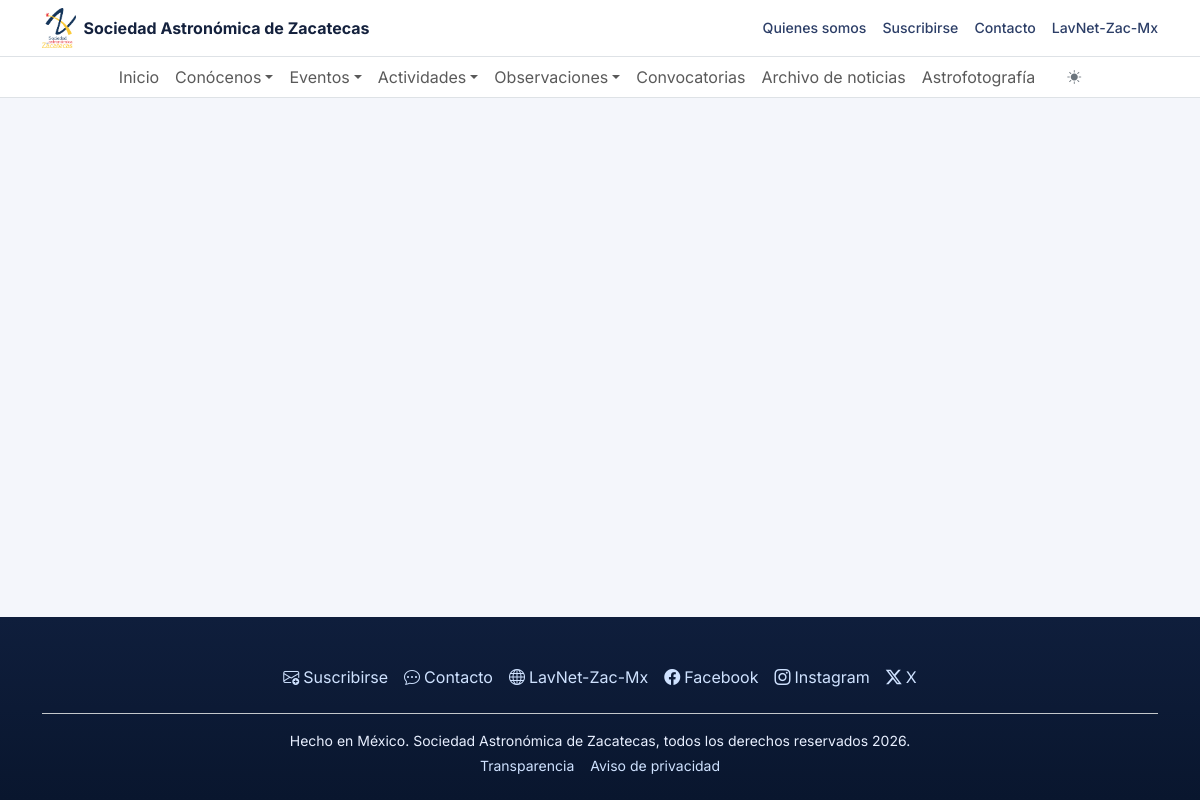
The app's page /base.php with its own data.
### tables this page shows
CREATE TABLE configuracion (
    clave       VARCHAR(100) PRIMARY KEY,
    valor       LONGTEXT     NOT NULL,
    tipo        VARCHAR(50)  NOT NULL DEFAULT 'text',
    grupo       VARCHAR(50)  NOT NULL DEFAULT 'General',
    descripcion VARCHAR(255)
);

### includes/repositories/configuracion.php (called while the page is built, shortened)
<?php
function get_config(string $clave): ?string
{
    $pdo       = get_pdo();
    $stmt      = $pdo->prepare('SELECT valor FROM configuracion WHERE clave = ?');
    $stmt->execute([$clave]);
    $resultado = $stmt->fetchColumn();
    return $resultado !== false ? $resultado : null;
}

### base.php (the view, shortened to what this page needs)
<?php
if (!function_exists('get_config')) {
    require_once __DIR__ . '/includes/repositories/configuracion.php';
}
?>
<!doctype html>
<html lang="es" data-bs-theme="light">
  <head>
    <link href="https://cdn.jsdelivr.net/npm/bootstrap@5.3.3/dist/css/bootstrap.min.css" rel="stylesheet">
    <link rel="stylesheet" href="https://cdn.jsdelivr.net/npm/bootstrap-icons@1.11.3/font/bootstrap-icons.min.css">
    <link rel="stylesheet" href="<?= $basePath ?>assets/css/styles.css">
  </head>
  <body>
    <?php include __DIR__ . '/partials/header.php'; ?>
    <main id="contenido-principal">
    </main>
    <?php include __DIR__ . '/partials/footer.php'; ?>
  </body>
</html>

### partials/header.php (shortened to what this page needs)
<?php
$_sitioNombre      = get_config('sitio_nombre')    ?? 'Sociedad Astronómica de Zacatecas';
$_lavnetUrl        = get_config('footer_lavnet_url')    ?? 'http://gipimo.ddns.net:8000/lavnet-zac/';
$_lavnetNombre     = get_config('footer_lavnet_nombre') ?? 'LavNet-Zac-Mx';
?>
<header class="sticky-top surface-nav border-bottom">
  <div class="topbar py-2">
    <div class="container d-flex flex-wrap align-items-center justify-content-between">
      <a class="navbar-brand fw-bold d-inline-flex align-items-center gap-2 mb-0" href="<?= $basePath ?>index.php">
        <img src="<?= $basePath ?>assets/img/logo-SAZ.png" alt="Logo SAZ" height="40">
        <?= htmlspecialchars($_sitioNombre) ?>
      </a>
      <div class="d-flex flex-wrap gap-3">
        <a href="<?= $basePath ?>pages/quienes-somos/index.php" class="topbar-link">Quienes somos</a>
        <a href="<?= $basePath ?>pages/suscribirse/index.php" class="topbar-link">Suscribirse</a>
        <a href="<?= $basePath ?>pages/contacto/index.php" class="topbar-link">Contacto</a>
        <a href="<?= htmlspecialchars($_lavnetUrl) ?>" class="topbar-link" target="_blank" rel="noopener noreferrer"><?= htmlspecialchars($_lavnetNombre) ?></a>
      </div>
    </div>
  </div>
  <nav class="navbar navbar-expand-lg py-0 border-top" aria-label="Menu principal">
    <div class="container">
      <div class="collapse navbar-collapse" id="navbarPrincipal">
        <ul class="navbar-nav mx-auto mb-2 mb-lg-0">
          <li class="nav-item">
            <a class="nav-link" href="<?= $basePath ?>index.php">Inicio</a>
          </li>
          <li class="nav-item dropdown">
            <a class="nav-link dropdown-toggle" href="#" role="button" data-bs-toggle="dropdown"
              aria-expanded="false">Conócenos</a>
          </li>
          <li class="nav-item dropdown">
            <a class="nav-link dropdown-toggle" href="#" role="button" data-bs-toggle="dropdown"
              aria-expanded="false">Eventos</a>
          </li>
          <li class="nav-item dropdown">
            <a class="nav-link dropdown-toggle" href="#" role="button" data-bs-toggle="dropdown"
              aria-expanded="false">Actividades</a>
          </li>
          <li class="nav-item dropdown">
            <a class="nav-link dropdown-toggle" href="#" role="button" data-bs-toggle="dropdown"
              aria-expanded="false">Observaciones</a>
          </li>
          <li class="nav-item">
            <a class="nav-link" href="<?= $basePath ?>pages/convocatorias/index.php">Convocatorias</a>
          </li>
          <li class="nav-item">
            <a class="nav-link" href="<?= $basePath ?>pages/noticias/index.php">Archivo de noticias</a>
          </li>
          <li class="nav-item">
            <a class="nav-link" href="<?= $basePath ?>pages/astrofotografia/index.php">Astrofotografía</a>
          </li>
          <li class="nav-item d-flex align-items-center ms-lg-3">
            <button type="button" id="themeToggle" class="btn btn-sm btn-outline-secondary border-0"
              aria-label="Cambiar tema claro/oscuro" title="Cambiar tema">
              <i class="bi bi-sun-fill" id="themeIcon"></i>
            </button>
          </li>
        </ul>
      </div>
    </div>
  </nav>
</header>

### partials/footer.php (shortened to what this page needs)
<?php
$_footerFacebook        = get_config('social_facebook')             ?? 'https://www.facebook.com/SAZacatecas';
$_footerInstagram       = get_config('social_instagram')            ?? 'https://www.instagram.com/sazacatecas/';
$_footerX               = get_config('social_x')                    ?? '';
$_footerLavnetUrl       = get_config('footer_lavnet_url')           ?? 'http://gipimo.ddns.net:8000/lavnet-zac/';
$_footerLavnetNombre    = get_config('footer_lavnet_nombre')        ?? 'LavNet-Zac-Mx';
$_footerCopyright       = get_config('footer_copyright')            ?? 'Hecho en México. Sociedad Astronómica de Zacatecas, todos los derechos reservados';
$_footerTransparencia   = get_config('footer_transparencia_url')    ?? '#';
$_footerPrivacidad      = get_config('footer_aviso_privacidad_url') ?? '#';
?>
<footer id="footer" class="pt-5 pb-4">
  <div class="container">
    <div class="d-flex flex-wrap justify-content-center align-items-center gap-3 mb-4">
      <a href="<?= $basePath ?>pages/suscribirse/index.php" class="footer-link">
        <i class="bi bi-envelope-plus me-1"></i>Suscribirse
      </a>
      <a href="<?= $basePath ?>pages/contacto/index.php" class="footer-link">
        <i class="bi bi-chat-dots me-1"></i>Contacto
      </a>
      <a href="<?= htmlspecialchars($_footerLavnetUrl) ?>" class="footer-link" target="_blank" rel="noopener noreferrer" aria-label="<?= htmlspecialchars($_footerLavnetNombre) ?>">
        <i class="bi bi-globe me-1"></i><?= htmlspecialchars($_footerLavnetNombre) ?>
      </a>
      <?php if (!empty($_footerFacebook)): ?>
      <a href="<?= htmlspecialchars($_footerFacebook) ?>" class="footer-link" target="_blank" rel="noopener noreferrer" aria-label="Facebook de la Sociedad Astronómica de Zacatecas">
        <i class="bi bi-facebook me-1"></i>Facebook
      </a>
      <?php endif; ?>
      <?php if (!empty($_footerInstagram)): ?>
      <a href="<?= htmlspecialchars($_footerInstagram) ?>" class="footer-link" target="_blank" rel="noopener noreferrer" aria-label="Instagram de la Sociedad Astronómica de Zacatecas">
        <i class="bi bi-instagram me-1"></i>Instagram
      </a>
      <?php endif; ?>
      <?php if (!empty($_footerX)): ?>
      <a href="<?= htmlspecialchars($_footerX) ?>" class="footer-link" target="_blank" rel="noopener noreferrer" aria-label="X (Twitter) de la Sociedad Astronómica de Zacatecas">
        <i class="bi bi-twitter-x me-1"></i>X
      </a>
      <?php endif; ?>
    </div>
    <div class="text-center border-top border-secondary-subtle pt-3">
      <p class="mb-1 small"><?= htmlspecialchars($_footerCopyright) ?> <span id="currentYear"></span>.</p>
      <div class="d-flex justify-content-center gap-3 small">
        <a href="<?= htmlspecialchars($_footerTransparencia) ?>" class="footer-link">Transparencia</a>
        <a href="<?= htmlspecialchars($_footerPrivacidad) ?>" class="footer-link" aria-label="Aviso de privacidad de la SAZ">Aviso de privacidad</a>
      </div>
    </div>
  </div>
</footer>

### assets/css/styles.css (style rules this page uses)
:root { --bg-dark: #081226; --bg-dark-2: #0f1e3c; --surface: #ffffff; --surface-alt: #f3f6fb; --text-main: #14213d; --text-light: #e8efff; --accent: #4db6ff; --accent-2: #7dd3fc; --border-soft: #dce3ef; --font-family: 'Inter', system-ui, -apple-system, sans-serif; }
html { scroll-behavior: smooth; }
body { font-family: var(--font-family); color: var(--text-main); background: rgba(243, 246, 251, 0.9); display: flex; flex-direction: column; min-height: 100vh; }
#contenido-principal { flex: 1; }
.topbar { background: #ffffff; }
.topbar-link { color: #2c3e67; text-decoration: none; font-size: 0.88rem; font-weight: 500; transition: color 0.2s ease; }
.surface-nav { background: rgba(255, 255, 255, 0.96); backdrop-filter: blur(6px); }
footer { background: linear-gradient(180deg, var(--bg-dark-2), #09162e); color: var(--text-light); }
.footer-link { color: #cfe2ff; text-decoration: none; transition: color 0.2s ease; }

### records on screen
configuracion: valor "Sociedad Astronómica de Zacatecas"
configuracion: valor "LavNet-Zac-Mx"
configuracion: valor "Hecho en México. Sociedad Astronómica de Zacatecas, todos los derechos reservados"
